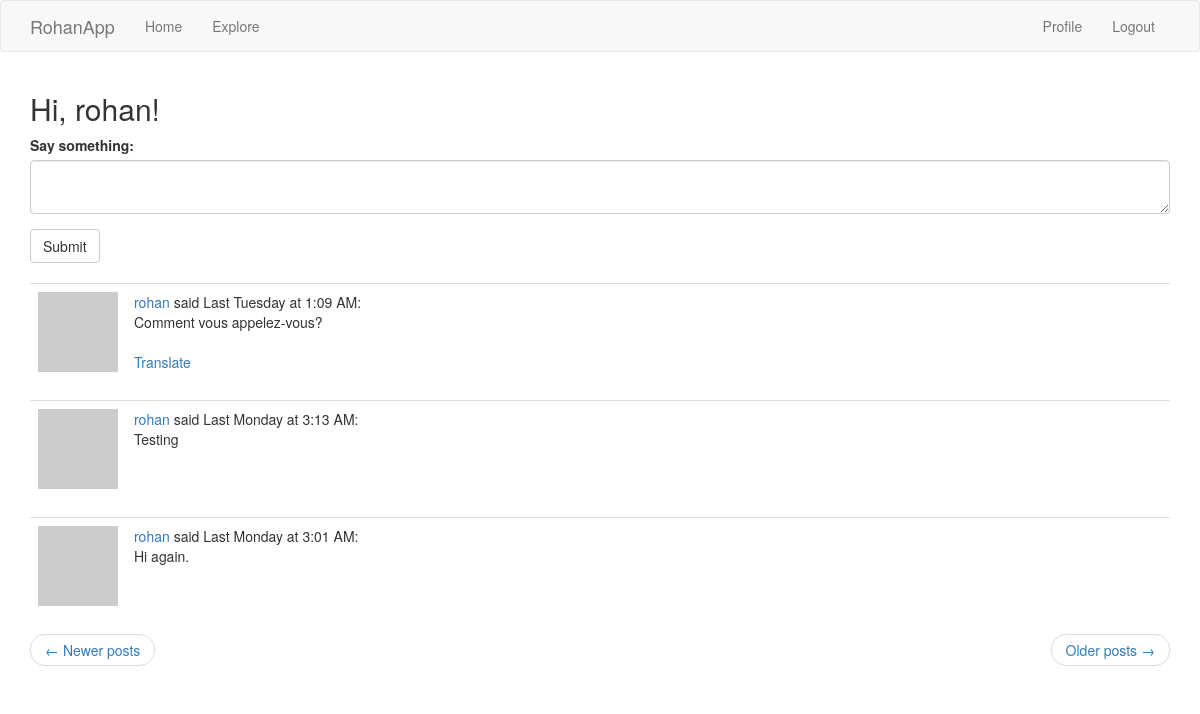
Page /index?page=2 (signed in) on the committed database.
### app/models.py (models this page shows, shortened)
class User(UserMixin, db.Model):
    id = db.Column(db.Integer, primary_key=True)
    username = db.Column(db.String(64), index=True, unique=True)
    email = db.Column(db.String(120), index=True, unique=True)
    password_hash = db.Column(db.String(128))
    posts = db.relationship('Post', backref='author', lazy='dynamic') # u.posts, p.author(s)
    about_me = db.Column(db.String(140))
    last_seen = db.Column(db.DateTime, default=datetime.utcnow)
    followed = db.relationship('User', secondary=followers,
        primaryjoin=(followers.c.follower_id == id), # LEFT # why isn't it just followers.follower_id ?
        secondaryjoin=(followers.c.followed_id == id), # RIGHT
        backref=db.backref('followers', lazy='dynamic'), lazy='dynamic')
    def avatar(self, size):
        digest = md5(self.email.lower().encode('utf-8')).hexdigest() # .encode('utf-8') converts email string to bytes
        return 'https://www.gravatar.com/avatar/{}?d=identicon&s={}'.format(digest, size)
    def followed_posts(self):
        followed = Post.query.join(
            followers, (followers.c.followed_id == Post.user_id)).filter(
                followers.c.follower_id == self.id)
        own = Post.query.filter_by(user_id = self.id) # it's not filter(Post.user_id == self.id)
        return followed.union(own).order_by(Post.timestamp.desc())

class Post(db.Model):
    id = db.Column(db.Integer, primary_key=True)
    body = db.Column(db.String(140))
    timestamp = db.Column(db.DateTime, index=True, default=datetime.utcnow) # datetime.utcnow, NOT datetime.utcnow()
    user_id = db.Column(db.Integer, db.ForeignKey('user.id'))
    language = db.Column(db.String(5))

### app/main/routes.py (the view, shortened to what this page needs)
@bp.route('/', methods = ['GET', 'POST'])
@bp.route('/index', methods = ['GET', 'POST'])
@login_required # built-in flash message: "Please log in to access this page."
def index():
    form = PostForm()
    page = request.args.get('page', 1, type=int)
    posts = current_user.followed_posts().paginate(
        page, current_app.config['POSTS_PER_PAGE'], False)
    next_url = url_for('main.index', page=posts.next_num) if posts.has_next else None
    prev_url = url_for('main.index', page=posts.prev_num) if posts.has_prev else None
    return render_template('index.html', title = 'Home', posts = posts.items, form = form,
                            next_url = next_url, prev_url = prev_url)

### app/main/forms.py
class PostForm(FlaskForm):
    post = TextAreaField('Say something:', validators=[DataRequired(), Length(min=1, max=140)])
    submit = SubmitField('Submit')

### app/main/routes.py (called while the page is built)
@bp.before_app_request # executed just before any view function
def before_request():
    if current_user.is_authenticated:
        current_user.last_seen = datetime.utcnow() # .strftime('%m/%d/%Y %I:%M:%S %p')
        db.session.commit()
        g.locale = str(get_locale())

### app/models.py (called while the page is built)
@login.user_loader
def load_user(id):
    return User.query.get(int(id))

### app/templates/index.html
{% extends "base.html" %}
{% import 'bootstrap/wtf.html' as wtf %}
{% block app_content %}
    <h2>Hi, {{ current_user.username }}!</h2>
    {% if form %}
    {{ wtf.quick_form(form) }}
    <br>
    {% endif %}
    {% for post in posts %}
        {% include '_post.html' %}
    {% endfor %}
    <nav aria-label="...">
        <ul class="pager">
            <li class="previous{% if not prev_url %} disabled{% endif %}">
                <a href="{{ prev_url or '#' }}">
                    <span aria-hidden="true">&larr;</span> Newer posts
                </a>
            </li>
            <li class="next{% if not next_url %} disabled{% endif %}">
                <a href="{{ next_url or '#' }}">
                    Older posts <span aria-hidden="true">&rarr;</span>
                </a>
            </li>
        </ul>
    </nav>
{% endblock %}

### app/templates/_post.html
<table class="table table-hover">
    <tr>
        <td width="70px">
            <a href="{{ url_for('main.user', username=post.author.username) }}">
                <img src="{{ post.author.avatar(70) }}" />
            </a>
        </td>
        <td>
            <a href="{{ url_for('main.user', username=post.author.username) }}">{{ post.author.username }}</a>
            said {{ moment(post.timestamp).calendar() }}:
            <br>
            <span id="post{{ post.id }}">{{ post.body }}</span>
            {% if post.language and post.language != g.locale %}
            <br><br>
            <span id="translation{{ post.id }}">
                <a href="javascript:translate(
                    '#post{{ post.id }}',
                    '#translation{{ post.id }}',
                    '{{ post.language }}',
                    '{{ g.locale }}');">Translate</a>
            </span>
            {% endif %}
        </td>
    </tr>
</table>

### rows in the picture
User: username "rohan"
Post: author.username "rohan", timestamp "Last Tuesday at 1:09 AM", body "Comment vous appelez-vous?"
Post: author.username "rohan", timestamp "Last Monday at 3:13 AM", body "Testing"
Post: author.username "rohan", timestamp "Last Monday at 3:01 AM", body "Hi again."
